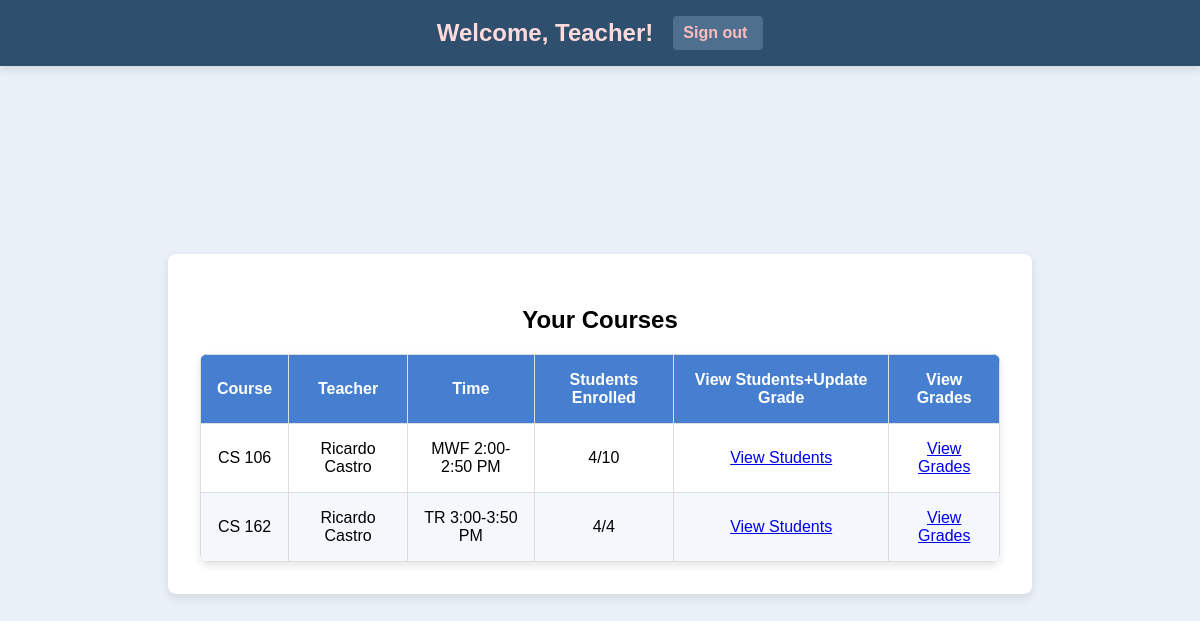
The page /teacher_dashboard (signed in) on the database its author committed.
### app.py (models this page shows, shortened)
class Course(db.Model):
    id = db.Column(db.Integer, primary_key=True)
    course_code = db.Column(db.String(10))
    course_name = db.Column(db.String(100))
    capacity = db.Column(db.Integer)
    teacher_id = db.Column(db.Integer, db.ForeignKey('user.id'))
    teacher = db.relationship('User', backref='teaching_courses', foreign_keys=[teacher_id])
    time = db.Column(db.String(50))
    enrolled_count = db.Column(db.Integer, default=0)

class User(UserMixin, db.Model):
    id = db.Column(db.Integer, primary_key=True)
    username = db.Column(db.String(150))
    password = db.Column(db.String(150))
    role = db.Column(db.String(50))

### app.py (the view)
@app.route('/teacher_dashboard', methods=['GET', 'POST'])
@login_required
def teacher_dashboard():
    if current_user.role != 'teacher':
        flash("Access denied: Only teachers can view this page.", "danger")
        return redirect(url_for('login'))
    teacher_courses = Course.query.filter_by(teacher_id=current_user.id).all()
    if request.method == 'POST':
        flash("Feature not available.", "danger")
        return redirect(url_for('teacher_dashboard'))
    return render_template('teacher_dashboard.html', courses=teacher_courses)

### app.py (called while the page is built)
@login_manager.user_loader
def load_user(user_id):
    return User.query.get(int(user_id))

### templates/teacher_dashboard.html (shortened to what this page needs)
<!DOCTYPE html>
<html lang="en">
<head>
    <link rel="stylesheet" href="{{ url_for('static', filename='styles.css') }}">
</head>
<body>
    <div class="header">
        <h1>Welcome, Teacher!</h1>
        <a href="{{ url_for('teacher_logout') }}" class="sign-out">Sign out</a>
    </div>
    <div class="container">
        <h2>Your Courses</h2>
        <table>
            <thead>
                <tr>
                    <th>Course</th>
                    <th>Teacher</th>
                    <th>Time</th>
                    <th>Students Enrolled</th>
                    <th>View Students+Update Grade</th>
                    <th>View Grades</th>
                </tr>
            </thead>
            <tbody>
                {% for course in courses %}
                <tr>
                    <td>{{ course.course_name }}</td>
                    <td>
                        {% if course.teacher %}
                            {{ course.teacher.username }}
                        {% else %}
                            No teacher assigned
                        {% endif %}
                    </td>
                    <td>{{ course.time }}</td>
                    <td>{{ course.enrolled_count }}/{{ course.capacity }}</td>
                    <td>
                        <a href="{{ url_for('view_students', course_id=course.id) }}" class="button view-students">View Students</a>
                    <td>
                        <a href="{{ url_for('view_grades', course_id=course.id) }}" class="button view-grades">View Grades</a>
                     </td>
                    </td>
                </tr>
                {% endfor %}
            </tbody>
        </table>
    </div>
</body>
</html>

### static/styles.css (style rules this page uses)
body { font-family: Arial, sans-serif; background-color: #e9f0f7; margin: 0; display: flex; justify-content: center; align-items: center; min-height: 100vh; }
.container { max-width: 800px; width: 100%; background-color: #ffffff; padding: 2rem; border-radius: 8px; box-shadow: 0px 4px 10px rgba(0, 0, 0, 0.1); text-align: center; margin: 5rem auto 2rem; }
.header { width: 100%; background-color: #2f4f6f; color: #fff; padding: 1rem 0; display: flex; justify-content: center; align-items: center; box-shadow: 0px 4px 8px rgba(0, 0, 0, 0.1); position: fixed; top: 0; left: 0; z-index: 10; margin-bottom: 20px; }
.header h1, .header h2 { margin: 0; color: #ffdbdb; }
.header h1 { font-size: 1.5rem; margin-right: 20px; }
.sign-out { color: #ffbdbd; text-decoration: none; font-weight: bold; padding: 0.5rem 1rem; border-radius: 4px; background-color: #4f6f8f; padding-left: 10px; }
table { width: 100%; border-collapse: collapse; margin-top: 1rem; text-align: center; border-radius: 8px; overflow: hidden; box-shadow: 0px 4px 8px rgba(0, 0, 0, 0.1); }
th, td { border: 1px solid #ddd; padding: 1rem; }
th { background-color: #467fcf; color: #fff; font-weight: bold; }
tr:nth-child(even) { background-color: #f4f8fc; }

### rows shown on the page
Course: course_name "CS 106", teacher.username "Ricardo Castro", time "MWF 2:00-2:50 PM", enrolled_count "4", capacity "10"
Course: course_name "CS 162", teacher.username "Ricardo Castro", time "TR 3:00-3:50 PM", enrolled_count "4", capacity "4"
